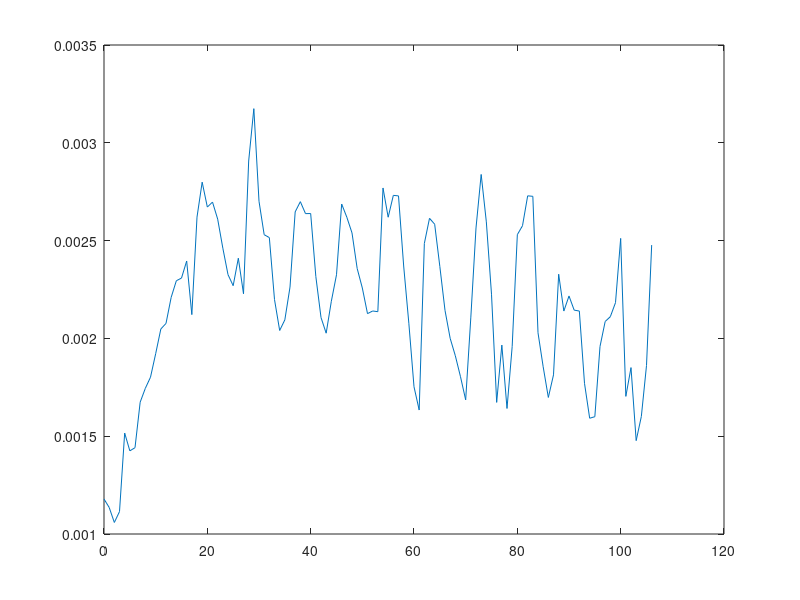
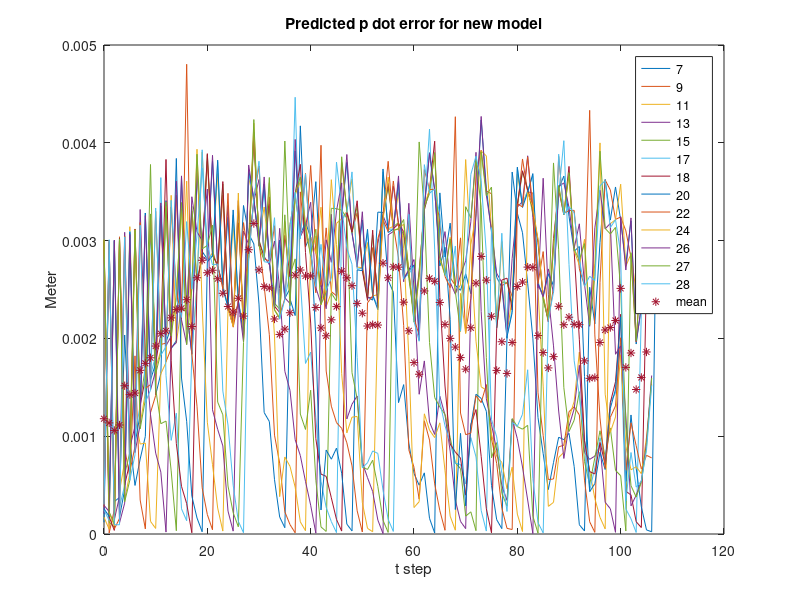
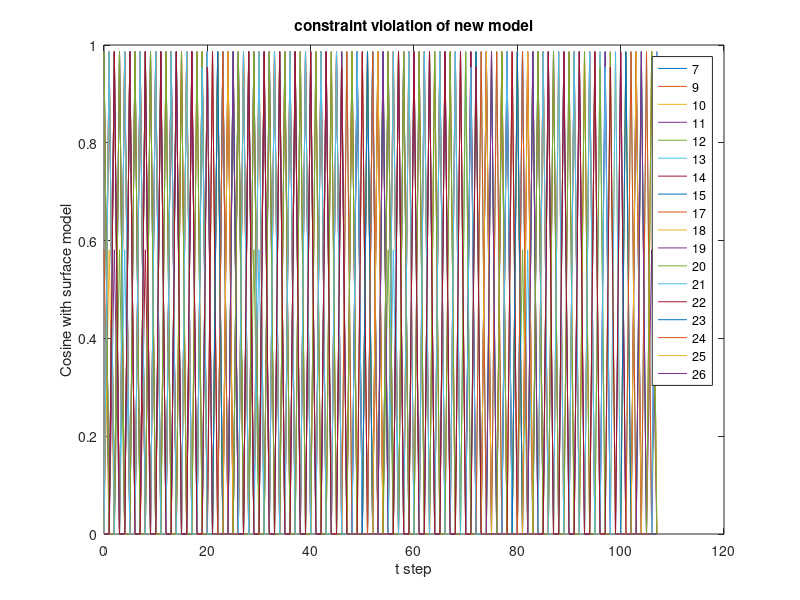

MATLAB code for these plots, in order:
%close all

[error_1, error_2, error_3, error_4, error_5, error_6, error_7, error_8,...
    error_9, error_10, error_11, error_12, error_13, error_14, error_15,...
    error_16, error_17, error_18, error_19, error_20, error_21, error_22,...
    error_23, error_24, error_25, error_26, error_27, error_28]...
    = textread('Towards/error_realtime.txt',...
    '%n %n %n %n %n  %n %n %n %n %n  %n %n %n %n %n  %n %n %n %n %n  %n %n %n %n %n  %n %n %n ',...
    'headerlines',1);

[constraint_1, constraint_2, constraint_3, constraint_4, constraint_5,...
    constraint_6, constraint_7, constraint_8, constraint_9, constraint_10,...
    constraint_11, constraint_12, constraint_13, constraint_14, constraint_15,...
    constraint_16, constraint_17, constraint_18, constraint_19, constraint_20,...
    constraint_21, constraint_22, constraint_23, constraint_24, constraint_25,...
    constraint_26, constraint_27, constraint_28]...
    = textread('Towards/constraint_violation.txt',...
    '%n %n %n %n %n  %n %n %n %n %n  %n %n %n %n %n  %n %n %n %n %n  %n %n %n %n %n  %n %n %n ',...
    'headerlines',1);

mean_error = [error_2, error_3, error_4, error_5, error_6, error_7, error_8,...
    error_9, error_10, error_11, error_12, error_13, error_14, error_15,...
    error_16, error_17, error_18, error_19, error_20, error_21, error_22,...
    error_23, error_24, error_25, error_26, error_27, error_28];
mean_error = mean(mean_error,2);

constraint = [constraint_1, constraint_2, constraint_3, constraint_4, constraint_5,...
    constraint_6, constraint_7, constraint_8, constraint_9, constraint_10,...
    constraint_11, constraint_12, constraint_13, constraint_14, constraint_15,...
    constraint_16, constraint_17, constraint_18, constraint_19, constraint_20,...
    constraint_21, constraint_22, constraint_23, constraint_24, constraint_25,...
    constraint_26, constraint_27, constraint_28];
constraint = mean(constraint,2);

begin = 1;
t = linspace(0,length(error_1)-1,length(error_1));

ind = find(error_2);
ind = ind(begin:end);

t = t(ind);
t = t-ones(size(t))*t(1);

mean_error = mean(mean_error,2);
figure
plot(t,mean_error(ind))


figure
plot(t,error_7(ind), t,error_9(ind), t,error_11(ind),...
    t,error_13(ind), t, error_15(ind), t,error_17(ind),...
    t,error_18(ind), t,error_20(ind), t,error_22(ind),...
    t,error_24(ind), t, error_26(ind), t,error_27(ind),...
    t,error_28(ind), t,mean_error(ind),'*')
legend('7', '9', '11','13','15','17','18','20','22',...
    '24', '26', '27', '28','mean')
title('Predicted p dot error for new model')
xlabel('t step')
ylabel('Meter')

figure
plot(t,constraint_2(ind), t,constraint_3(ind), t,constraint_4(ind),...
    t,constraint_5(ind), t,constraint_6(ind), t,constraint_7(ind),...
    t,constraint_11(ind), t,constraint_12(ind), t,constraint_13(ind),...
    t, constraint_14(ind), t,constraint_15(ind),t,constraint_17(ind),...
    t, constraint_18(ind), t,constraint_19(ind), t,constraint_20(ind),...
    t,constraint_21(ind), t,constraint_22(ind), t,constraint_23(ind),...
    t,constraint_24(ind), t,constraint_25(ind), t,constraint_26(ind))
legend('7', '9', '10', '11', '12', '13', '14', '15','17','18',...
    '19', '20', '21', '22', '23',...
    '24', '25', '26')
title('constraint violation of new model')
xlabel('t step')
ylabel('Cosine with surface model')


